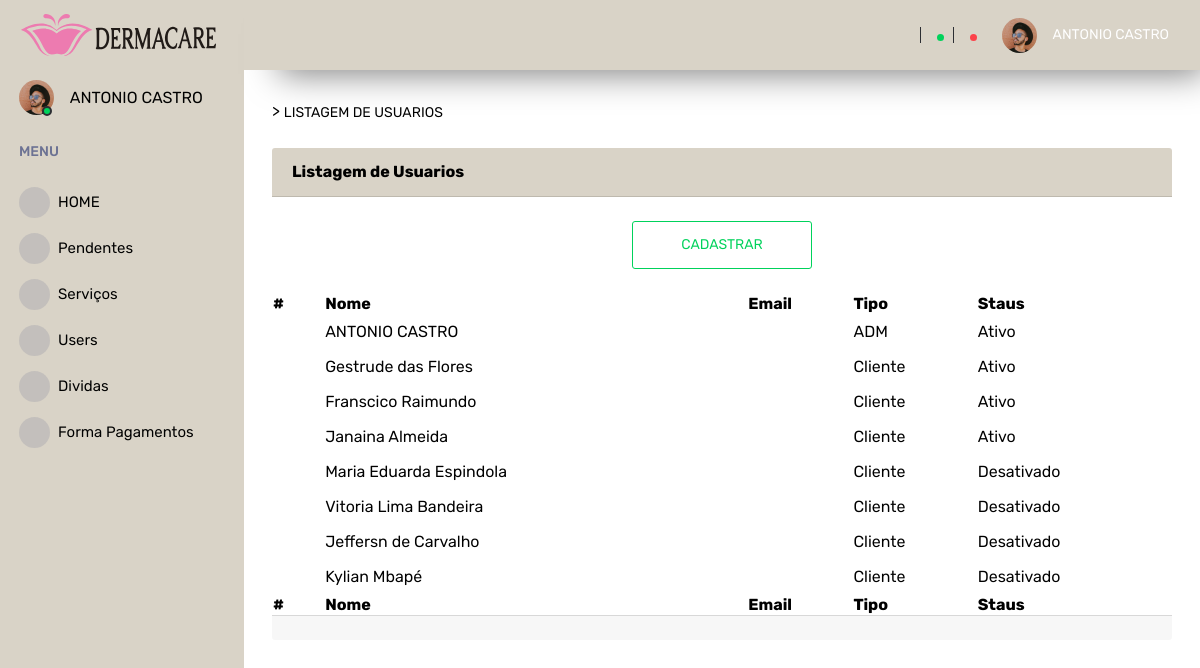
The app's page /adm_user/index (signed in) with its own data.
### tables this page shows
CREATE TABLE `menu_item` (
  `id_menu_item` int(11) NOT NULL,
  `nome` varchar(45) DEFAULT NULL,
  `icon` varchar(45) DEFAULT NULL,
  `url` varchar(45) DEFAULT NULL,
  `menu_item` varchar(45) DEFAULT NULL,
  `tipo_user_id` int(11) NOT NULL
);

CREATE TABLE `user` (
  `id_user` int(11) NOT NULL,
  `tipo_user_id` int(11) NOT NULL,
  `nome_user` varchar(45) NOT NULL,
  `email` varchar(45) NOT NULL,
  `senha` varchar(200) NOT NULL,
  `telefone` varchar(14) NOT NULL,
  `data_nascimento` date NOT NULL,
  `cpf` varchar(45) NOT NULL,
  `grau_formacao` varchar(45) DEFAULT NULL,
  `formacao_instituicao` varchar(45) DEFAULT NULL,
  `status_user` int(11) DEFAULT 1
);

CREATE TABLE `tipo_user` (
  `id_tipo` int(11) NOT NULL,
  `nome_tipo` varchar(45) DEFAULT NULL
);

### app/Controllers/Adm_User.php (called while the page is built, shortened)
<?php
class Adm_User
{
    private $dados;
    private $Exception = false;
    public function index()
    {
        $admUser = new \App\Models\AdmsUser();
        $this->dados['tipo_user_id'] = $_SESSION['tipo_user_id'];
        $this->dados['menu'] = $admUser->menu_adm($this->dados);
        $this->dados['users'] = $admUser->get_users($this->dados);
        $this->dados['status'] = ($this->Exception)?$this->Exception:'n';
        $carregarView = new \Core\ConfigView("Views/adm/users", $this->dados);
        $carregarView->renderizar();
    }
}

### app/Models/AdmsUser.php (called while the page is built, shortened)
<?php
class AdmsUser extends Conn
{
    public function menu_adm(array $dados = null)
    {
        try {
            $this->dados = $dados;
                $this->conn = $this->connect();
                $query_val = "SELECT *
                FROM menu_item
                WHERE tipo_user_id =:id";
                $result_val = $this->conn->prepare($query_val);
                $result_val->bindParam(":id", $this->dados['tipo_user_id'], PDO::PARAM_STR);
                $result_val->execute();
                $this->resultadoBd = $result_val->fetchAll();
                if ($this->resultadoBd) {
                    return $this->resultadoBd;
                } else {
                    throw new PDOException("Erro: Não foi possível executar a declaração sql");
                    return $this->resultadoBd;
                }
        } catch (PDOException $erro) {
            echo $erro->getMessage();
        }
    }
    public function get_users(array $dados = null){
        try {
            $this->conn = $this->connect();
            $query_val = "SELECT u.id_user,u.email,t.id_tipo,u.nome_user,t.nome_tipo,status_user
                FROM user u
                JOIN tipo_user t on  t.id_tipo = u.tipo_user_id";
            $result_val = $this->conn->prepare($query_val);
            $result_val->execute();
            $this->resultadoBd = json_decode(json_encode($result_val->fetchAll()), FALSE);
            if ($this->resultadoBd) {
                return $this->resultadoBd;
            } else {
                throw new PDOException("Erro: Não foi possível executar a declaração sql");
                return $this->resultadoBd;
            }
        } catch (PDOException $erro) {
            echo $erro->getMessage();
        }
    }
}

### app/Models/Conn.php (called while the page is built, shortened)
<?php
class Conn
{
    private string $db = "mysql";
    private string $host = "localhost";
    private string $user = "root";
    private string $pass = "";
    private string $dbname = "edukar_gestao";
    protected function connect()
    {
        $this->connect = new PDO($this->db . ':host=' . $this->host . ';dbname=' . $this->dbname, $this->user, $this->pass);
        $this->connect->setAttribute(PDO::ATTR_ERRMODE, PDO::ERRMODE_EXCEPTION);
        return $this->connect;
    }
}

### app/Views/adm/users.php (the view, shortened to what this page needs)
<?php
if (isset($this->dados['users'])) {
  $users = $this->dados['users'];
} else {
  $users = false;
}
$table = 1;
?>
<?php require_once("app/Views/menu_footer/menu.php"); ?>
<div class="main-panel">
  <div class="content-wrapper">
    >
    <a href="<?php echo URL . 'adm_user/index' ?>" class="menu-link"><span>LISTAGEM DE USUARIOS</span></a>
    <br>
    <br>
    <div class="">
      <div class="card-header">
        <strong>Listagem de Usuarios</strong>
      </div>
      <br>
      <div class="text-center">
        <a href="<?php echo URL . 'adm_user/onShow' ?>" class="btn btn-outline-success btn-lg">CADASTRAR</a>
      </div>
      <br>
      <table id="example<?= $table; ?>" class="" style="width:100%">
        <thead>
          <tr>
            <th>#</th>
            <th>Nome</th>
            <th>Email</th>
            <th>Tipo</th>
            <th>Staus</th>
          </tr>
        </thead>
        <tbody>
          <?php if ($users) {
            foreach ($users as $user) { ?>
              <tr>
                <td style='font-size:28px'>
                </td>
                <td><?= $user->nome_user; ?></td>
                <td><a style="font-size: 26px;" href="mailto:<?= $user->email ?>" title="Email"><i class="mdi mdi-email"></i></a></td>
                <td><?= $user->nome_tipo; ?></td>
                <td><?= ($user->status_user == 2) ? "Ativo" : "Desativado"; ?></td>
              </tr>
          <?php  }
          }
          ?>
        </tbody>
        <tfoot>
          <tr>
            <th>#</th>
            <th>Nome</th>
            <th>Email</th>
            <th>Tipo</th>
            <th>Staus</th>
          </tr>
        </tfoot>
      </table>
      <div class="card-footer text-center">
      </div>
    </div>
  </div>
</div>
<?php require_once("app/Views/menu_footer/footer.php");

### app/Views/menu_footer/menu.php (shortened to what this page needs)
<?php
if (isset($this->dados['menu'])) {
  $menu = $this->dados['menu'];
}
?>
<head>
  <link rel="stylesheet" href="<?php echo URL . 'app/assets/vendors/mdi/css/materialdesignicons.min.css'; ?>">
  <link rel="stylesheet" href="<?php echo URL . 'app/assets/vendors/css/vendor.bundle.base.css'; ?>">
  <link href="https://cdn.jsdelivr.net/npm/select2@4.1.0-rc.0/dist/css/select2.min.css" rel="stylesheet" />
  <link rel="stylesheet" href="<?php echo URL . 'app/assets/css/style.css'; ?>">
</head>
<body>
  <div class="container-scroller">
    <nav class="sidebar sidebar-offcanvas" id="sidebar">
      <div class="sidebar-brand-wrapper d-none d-lg-flex align-items-center justify-content-center fixed-top">
        <a class="sidebar-brand brand-logo" href="<?php echo URL . $_SESSION['home'] ?>">
          <img src="<?php echo URL . 'app/assets/images/logo-derma-h.svg'; ?>" alt="logo" />
        </a>
      </div>
      <ul class="nav">
        <li class="nav-item profile">
          <div class="profile-desc">
            <div class="profile-pic">
              <div class="count-indicator">
                <img class="img-xs rounded-circle " src="<?php echo URL . 'app/assets/images/faces/face15.jpg'; ?>" alt="">
                <span class="count bg-success"></span>
              </div>
              <div class="profile-name">
                <h5 class="mb-0 font-weight-normal"><?php echo $_SESSION['usuario_nome']; ?></h5>
              </div>
            </div>
          </div>
        </li>
        <li class="nav-item nav-category">
          <span class="nav-link">MENU</span>
        </li>
        <?php foreach ($menu as $item) {  ?>
          <li class="nav-item menu-items" id="<?php echo $item['url'] ?>">
            <a class="nav-link" href="<?php echo URL . $item['url']; ?>">
              <span class="menu-icon">
              </span>
              <span class="menu-title"><?php echo $item['menu_item']; ?></span>
            </a>
          </li>
        <?php } ?>
      </ul>
    </nav>
    <div class="container-fluid page-body-wrapper">
      <nav class="navbar p-0 fixed-top d-flex flex-row">
        <div class="navbar-menu-wrapper flex-grow d-flex align-items-stretch">
          <button class="navbar-toggler navbar-toggler align-self-center" type="button" data-toggle="minimize">
          </button>
          <ul class="navbar-nav w-100">
          </ul>
          <ul class="navbar-nav navbar-nav-right">
            <li class="nav-item dropdown border-left">
              <a class="nav-link count-indicator dropdown-toggle" id="messageDropdown" href="#" data-toggle="dropdown" aria-expanded="false">
                <span class="count bg-success"></span>
              </a>
            </li>
            <li class="nav-item dropdown border-left">
              <a class="nav-link count-indicator dropdown-toggle" id="notificationDropdown" href="#" data-toggle="dropdown">
                <span class="count bg-danger"></span>
              </a>
            </li>
            <li class="nav-item dropdown">
              <a class="nav-link" id="profileDropdown" href="#" data-toggle="dropdown">
                <div class="navbar-profile">
                  <img class="img-xs rounded-circle" src="<?php echo URL . 'app/assets/images/faces/face15.jpg'; ?>" alt="">
                  <p class="mb-0 d-none d-sm-block navbar-profile-name"><?php echo $_SESSION['usuario_nome']; ?></p>
                </div>
              </a>
            </li>
          </ul>
        </div>
      </nav>

### records on screen
menu_item: menu_item "HOME"
menu_item: menu_item "Pendentes"
menu_item: menu_item "Serviços"
menu_item: menu_item "Users"
menu_item: menu_item "Dividas"
menu_item: menu_item "Forma Pagamentos"
user: nome_user "ANTONIO CASTRO", tipo_user.nome_tipo "ADM", status_user "Ativo"
user: nome_user "Gestrude das Flores", tipo_user.nome_tipo "Cliente", status_user "Ativo"
user: nome_user "Franscico Raimundo", tipo_user.nome_tipo "Cliente", status_user "Ativo"
user: nome_user "Janaina Almeida", tipo_user.nome_tipo "Cliente", status_user "Ativo"
user: nome_user "Maria Eduarda Espindola", tipo_user.nome_tipo "Cliente", status_user "Desativado"
user: nome_user "Vitoria Lima Bandeira", tipo_user.nome_tipo "Cliente", status_user "Desativado"
user: nome_user "Jeffersn de Carvalho", tipo_user.nome_tipo "Cliente", status_user "Desativado"
user: nome_user "Kylian Mbapé", tipo_user.nome_tipo "Cliente", status_user "Desativado"

### other values on screen
$_SESSION['usuario_nome'] "ANTONIO CASTRO"
